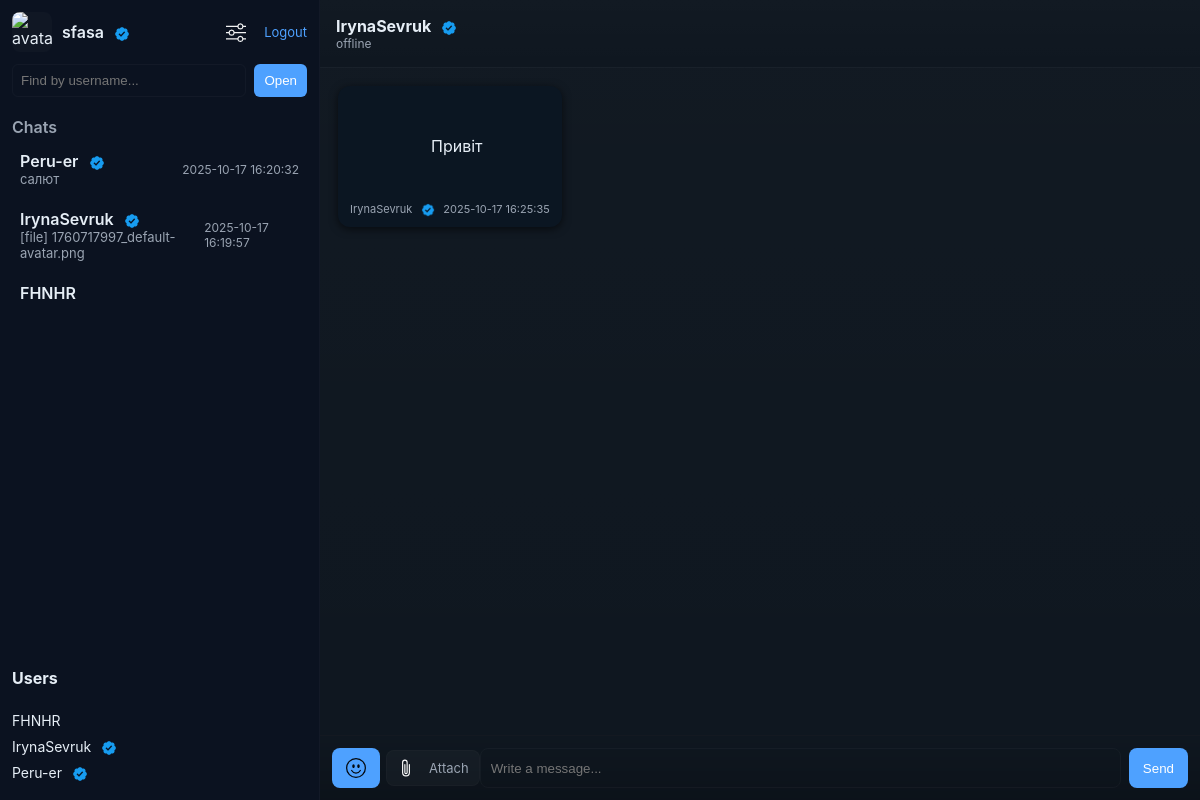
Page /chat/5 (signed in) on the committed database.
### tables this page shows
CREATE TABLE users
                      (id INTEGER PRIMARY KEY, email TEXT UNIQUE, username TEXT UNIQUE, password TEXT, avatar_url TEXT DEFAULT '', last_seen DATETIME, is_verified INTEGER DEFAULT 0, verification_code TEXT, verification_expiry DATETIME, last_verification_sent DATETIME);

CREATE TABLE messages
                      (id INTEGER PRIMARY KEY AUTOINCREMENT,
                       chat_id INTEGER,
                       sender_id INTEGER,
                       message TEXT,
                       file_url TEXT,
                       file_type TEXT,
                       timestamp DATETIME DEFAULT CURRENT_TIMESTAMP);

### app.py (the view)
@app.get("/chat/{chat_id}", response_class=HTMLResponse, name="chat")
def chat_page(request: Request, chat_id: int):
    user_id = request.session.get('user_id')
    if not user_id:
        return RedirectResponse(url="/login")
    db = get_db_conn()
    me_row = get_user_by_id(db, user_id)
    if not me_row:
        request.session.pop('user_id', None)
        db.close()
        return RedirectResponse(url="/login")
    me = _row_to_dict_with_defaults(me_row, defaults={"avatar_url": "", "is_verified": 0})
    me['is_verified'] = _to_int_flag(me.get('is_verified', 0))
    cur = db.execute("SELECT user1_id, user2_id FROM chats WHERE id = ?", (chat_id,))
    chat_row = cur.fetchone()
    if not chat_row:
        db.close()
        return HTMLResponse(content="Чат не знайдено", status_code=404)
    other_id = chat_row['user1_id'] if chat_row['user1_id'] != me['id'] else chat_row['user2_id']
    other_row = get_user_by_id(db, other_id)
    other = _row_to_dict_with_defaults(other_row or {}, defaults={"avatar_url": "", "is_verified": 0, "username": "Unknown", "email": ""})
    other['is_verified'] = _to_int_flag(other.get('is_verified', 0))
    raw_messages = get_messages(db, chat_id)
    messages = []
    for r in raw_messages:
        m = _row_to_dict_with_defaults(r, defaults={"file_url": "", "file_type": "", "message": ""})
        m['is_verified'] = _to_int_flag(m.get('is_verified', 0))
        messages.append(m)
    chats_raw = list_user_chats(db, me['id'])
    chats = []
    for c in chats_raw:
        cc = dict(c)
        cc['other_avatar'] = cc.get('other_avatar') or ''
        cc['other_is_verified'] = _to_int_flag(cc.get('other_is_verified', 0))
        chats.append(cc)
    rows = db.execute("SELECT id, username, email, avatar_url, is_verified FROM users WHERE id != ? ORDER BY username COLLATE NOCASE", (me['id'],)).fetchall()
    users = []
    for r in rows:
        u = _row_to_dict_with_defaults(r, defaults={"avatar_url": "", "is_verified": 0})
        u['is_verified'] = _to_int_flag(u.get('is_verified', 0))
        users.append(u)
    db.close()
    return templates.TemplateResponse("chat.html", {
        "request": request, "me": me, "other": other, "messages": messages,
        "chat_id": chat_id, "chats": chats, "users": users
    })

### templates/chat.html (shortened to what this page needs)
<!DOCTYPE html>
<html lang="en">
<head>
  <link rel="stylesheet" href="{{ url_for('static', path='css/style.css') }}">
</head>
<body>
  <div class="app">
    <aside class="sidebar">
      <div class="sidebar-header">
        <div style="display:flex;align-items:center;gap:10px;">
          <img src="{{ me['avatar_url']|default(url_for('static', path='icons/default-avatar.png')) }}"
            class="avatar-sm" alt="avatar" width="40" height="40" loading="eager">
          <div>
            <div style="font-weight:600">
              {{ me['username'] }}
              {% if me['is_verified']|default(0)|int == 1 %}
                <img src="{{ url_for('static', path='icons/verified.png') }}" class="verified-icon" alt="verified" title="Verified email">
              {% endif %}
            </div>
          </div>
        </div>
        <div style="display:flex;align-items:center;gap:8px;">
          <a href="{{ url_for('settings') }}" title="Settings" class="icon-btn" style="padding:4px;">
            <img src="{{ url_for('static', path='icons/sliders.svg') }}" alt="settings" style="width:20px;height:20px;filter:invert(1)">
          </a>
          <a class="logout" href="{{ url_for('logout') }}" style="color:var(--accent);text-decoration:none;">Logout</a>
        </div>
      </div>
      <div class="search">
        <form action="{{ url_for('start_chat_by_username') }}" method="POST" class="search-form">
          <input name="username" placeholder="Find by username..." />
          <button type="submit">Open</button>
        </form>
      </div>
      <div class="chats-list">
        <h4>Chats</h4>
        {% for c in chats %}
          <a class="chat-item {% if c['chat_id'] == chat_id %}active{% endif %}" href="{{ url_for('chat', chat_id=c['chat_id']) }}">
            <div style="display:inline-block;vertical-align:middle;">
              <div class="chat-name">
                {{ c['other_username'] }}
                {% if c['other_is_verified']|default(0)|int == 1 %}
                  <img src="{{ url_for('static', path='icons/verified.png') }}" class="verified-icon" alt="verified" title="Verified email">
                {% endif %}
              </div>
              <div class="chat-preview">{{ c['last_message'][:40] }}</div>
            </div>
            <div class="chat-time">{{ c['last_ts'] or '' }}</div>
          </a>
        {% endfor %}
      </div>
      <div class="users-list">
        <h4>Users</h4>
        <ul>
          {% for u in users %}
            <li>
              <a href="{{ url_for('start_chat', receiver_id=u['id']) }}">
                {{ u['username'] }}
                {% if u['is_verified']|default(0)|int == 1 %}
                  <img src="{{ url_for('static', path='icons/verified.png') }}" class="verified-icon" alt="verified" title="Verified email">
                {% endif %}
              </a>
            </li>
          {% endfor %}
        </ul>
      </div>
    </aside>
    <main class="chat-main">
      <header class="chat-header">
        <div class="other-info" id="other-info" style="cursor:pointer;">
          <strong id="other-username">
            {{ other['username'] }}
            {% if other['is_verified']|default(0)|int == 1 %}
              <img src="{{ url_for('static', path='icons/verified.png') }}" class="verified-icon" alt="verified" title="Verified email">
            {% endif %}
          </strong>
          <div id="other-status" class="small" style="color:var(--muted);">offline</div>
        </div>
      </header>
      <section class="messages" id="messages" data-last-id="{{ (messages[-1]['id'] if messages|length>0 else 0) }}">
        {% for m in messages %}
          <div class="message {% if m['sender_id'] == me['id'] %}from-me{% else %}from-other{% endif %}" data-msg-id="{{ m['id'] }}">
            <div class="msg-content">
              <div class="msg-text">
                {% if m['file_url'] %}
                  {% if m['file_type'] == 'image' %}
                    <img src="{{ m['file_url'] }}" class="chat-image" alt="image" data-full="{{ m['file_url'] }}" loading="lazy">
                    {% if m['message'] and not m['message'].startswith('[file]') %}
                      <div>{{ m['message'] }}</div>
                    {% endif %}
                  {% elif m['file_type'] == 'audio' %}
                    <audio controls src="{{ m['file_url'] }}"></audio>
                    {% if m['message'] and not m['message'].startswith('[file]') %}
                      <div>{{ m['message'] }}</div>
                    {% endif %}
                  {% else %}
                    <a href="{{ m['file_url'] }}" target="_blank" rel="noopener">{{ m['message'] or 'File' }}</a>
                  {% endif %}
                {% else %}
                  {{ m['message'] }}
                {% endif %}
              </div>
              <div class="msg-meta">
                <span class="msg-sender">
                  {% if m['sender_id'] == me['id'] %}
                    You
                    {% if m['is_verified']|default(0)|int == 1 %}
                      <img src="{{ url_for('static', path='icons/verified.png') }}" class="verified-icon-inline" alt="verified" title="Verified email">
                    {% endif %}
                  {% else %}
                    {{ m['username'] }}
                    {% if m['is_verified']|default(0)|int == 1 %}
                      <img src="{{ url_for('static', path='icons/verified.png') }}" class="verified-icon-inline" alt="verified" title="Verified email">
                    {% endif %}
                  {% endif %}
                </span>
                <span class="msg-time">{{ m['timestamp'] }}</span>
              </div>
            </div>
          </div>
        {% endfor %}
      </section>
      <form id="composer" class="composer" onsubmit="return false;">
        <button type="button" id="btn-emoji" class="icon-btn" title="Emoji" aria-label="emoji">
          <img src="{{ url_for('static', path='icons/emoji-icon.svg') }}" alt="emoji" />
        </button>
        <div class="file-input-wrapper">
          <label class="file-label" for="file_input" title="Attach file">
            <img src="{{ url_for('static', path='icons/paperclip.svg') }}" style="width:18px;height:18px;filter:invert(1)">
            <span class="file-name" id="file-name">Attach</span>
          </label>
        </div>
        <input id="message_input" name="message" autocomplete="off" placeholder="Write a message..." required />
        <button id="send_btn" type="submit">Send</button>
      </form>
    </main>
  </div>
</body>
</html>

### static/css/style.css (style rules this page uses)
:root { --bg:#0f1720; --panel:#0b1220; --muted:#9aa4b2; --accent:#4ea1ff; --me-bg:#154733; --other-bg:#0b1622; --text:#e6eef6; font-family: Inter, Roboto, Arial, sans-serif; }
* { box-sizing:border-box }
body { margin:0;background:var(--bg);color:var(--text) }
.app { display:flex;height:100vh;align-items:stretch }
.sidebar { width:320px;background:var(--panel);border-right:1px solid rgba(255,255,255,0.03);display:flex;flex-direction:column;padding:12px;gap:12px }
.sidebar-header { display:flex;justify-content:space-between;align-items:center }
.logout { font-size:13px;color:var(--accent);text-decoration:none }
.search .search-form { display:flex;gap:8px }
.search input { flex:1;padding:8px;border:1px solid rgba(255,255,255,0.03);border-radius:6px;background:transparent;color:var(--text) }
.search button { padding:8px 10px;border-radius:6px;border:0;background:var(--accent);color:white }
.chats-list { overflow:auto;flex:0 0 auto }
.chats-list h4 { margin:8px 0 6px 0;color:var(--muted);font-weight:600 }
.chat-item { display:flex;justify-content:space-between;align-items:center;padding:8px;border-radius:8px;text-decoration:none;color:inherit;margin-bottom:6px }
.chat-name { font-weight:600 }
.chat-preview { font-size:13px;color:var(--muted) }
.chat-time { font-size:12px;color:var(--muted) }
.users-list { margin-top:auto }
.users-list ul { list-style:none;padding:0;margin:6px 0 0 0 }
.users-list li { margin-bottom:6px }
.users-list a { color:inherit;text-decoration:none;font-size:14px }
.chat-main { flex:1;display:flex;flex-direction:column }
.chat-header { padding:16px;border-bottom:1px solid rgba(255,255,255,0.03);background:linear-gradient(180deg, rgba(255,255,255,0.01), transparent);display:flex;align-items:center;gap:12px }
.messages { flex:1;padding:18px;overflow:auto;background:linear-gradient(180deg, rgba(255,255,255,0.01), transparent) }
.message { max-width:70%;margin-bottom:12px;display:flex }
.msg-content { background:var(--other-bg);padding:10px 12px;border-radius:12px;box-shadow:0 2px 8px rgba(0,0,0,0.6);color:var(--text) }
.msg-text { white-space:pre-wrap }
.msg-meta { font-size:11px;color:var(--muted);margin-top:6px;display:flex;gap:8px }
.composer { display:flex;padding:12px;border-top:1px solid rgba(255,255,255,0.03);background:linear-gradient(180deg, transparent, rgba(0,0,0,0.2)) }
.composer input { flex:1;padding:10px;border-radius:8px;border:1px solid rgba(255,255,255,0.03);margin-right:8px;background:transparent;color:var(--text) }
.composer button { padding:10px 14px;border-radius:8px;border:0;background:var(--accent);color:white }
.small { font-size:12px;color:var(--muted) }
.file-input-wrapper { display:inline-flex; align-items:center; gap:8px; }
.file-label { display:inline-flex; align-items:center; gap:8px; padding:8px 10px; border-radius:8px; background:rgba(255,255,255,0.03); cursor:pointer; border:1px solid rgba(255,255,255,0.02); color:var(--text); }
.file-name { font-size:13px; color:var(--muted); margin-left:6px; max-width:160px; overflow:hidden; text-overflow:ellipsis; white-space:nowrap; }
.avatar-sm { width: 40px; height: 40px; border-radius: 8px; object-fit: cover; display: inline-block; vertical-align: middle; }
.sidebar .avatar-sm, .chat-item .avatar-xs, #profile_panel .avatar-lg { max-width: 100%; height: auto; }
.avatar-sm, .avatar-xs, .avatar-lg { background-color: rgba(255,255,255,0.02); overflow: hidden; display: inline-block; }
img { max-width: 100%; }
img[alt="avatar"] { object-fit: cover; }

### templates/chat.html (style rules this page uses)
.icon-btn { background:transparent; border:0; padding:6px; margin-right:6px; border-radius:6px; cursor:pointer; display:inline-flex; align-items:center; justify-content:center; }
.icon-btn img { width:20px; height:20px; opacity:0.95; display:block; }
.file-input-wrapper { display:inline-flex; align-items:center; gap:8px; }
.file-label { display:inline-flex; align-items:center; gap:8px; padding:8px 10px; border-radius:8px; background:rgba(255,255,255,0.03); cursor:pointer; border:1px solid rgba(255,255,255,0.02); }
.file-name { font-size:13px; color:var(--muted); margin-left:6px; max-width:160px; overflow:hidden; text-overflow:ellipsis; white-space:nowrap; }
.verified-icon { width:16px; height:16px; vertical-align:middle; margin-left:6px; display:inline-block; }
.verified-icon-inline { width:14px; height:14px; vertical-align:middle; margin-left:6px; display:inline-block; }

### rows in the picture
users: username "sfasa"
users: other_username "Peru-er", c "салют", c "2025-10-17 16:20:32", username "Peru-er", is_verified 1 (drawn)
users: other_username "IrynaSevruk", c "[file] 1760717997_default-avatar.png", c "2025-10-17 16:19:57", username "IrynaSevruk", is_verified 1 (drawn)
users: other_username "FHNHR", username "FHNHR"
messages: message "Привіт", username "IrynaSevruk", timestamp "2025-10-17 16:25:35"
